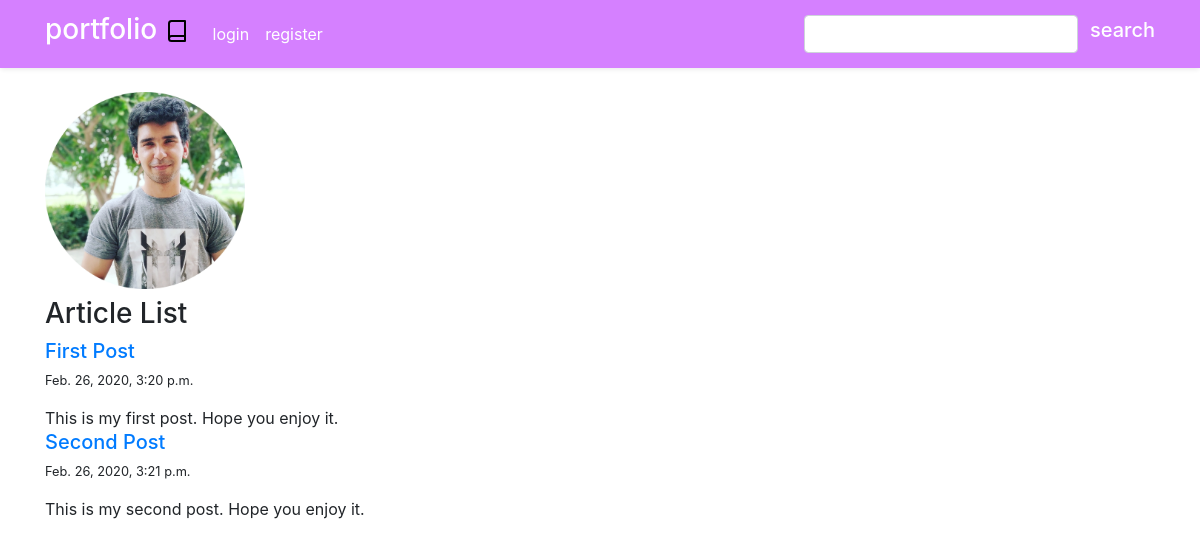
The page /articles on the database its author committed.
### articles/models.py (models this page shows, shortened)
class Article(models.Model):
    title = models.CharField(max_length=50)
    slug = models.SlugField()
    body = models.TextField()
    date = models.DateTimeField(auto_now_add=True)
    def snippet(self):
    	return self.body[:50]

### articles/views.py (the view)
# urls.py: path('', views.articles_list, name='articles_list'),
def articles_list(request):
    posts = Article.objects.all().order_by('date')
    context = {
        'posts': posts,
    }
    return render(request, 'articles/articles_list.html', context)

### articles/templates/articles/articles_list.html
{% extends 'articles/base.html' %}
{% block content %}
<img src="static/img.jpg" width="200px"></br>
<h3 class="mt-2">Article List</h3>
	{% for post in posts %}
    	<a href="{% url 'this_post' post_id=post.id %}"><h5>{{ post.title }}</h5></a>
    	<p class='small'>{{ post.date }}</p>
    	<p1>{{ post.snippet }}</p1>
	{% endfor %}
{% endblock %}

### rows shown on the page
Article: title "First Post", date "Feb. 26, 2020, 3:20 p.m.", snippet "This is my first post. Hope you enjoy it."
Article: title "Second Post", date "Feb. 26, 2020, 3:21 p.m.", snippet "This is my second post. Hope you enjoy it."
